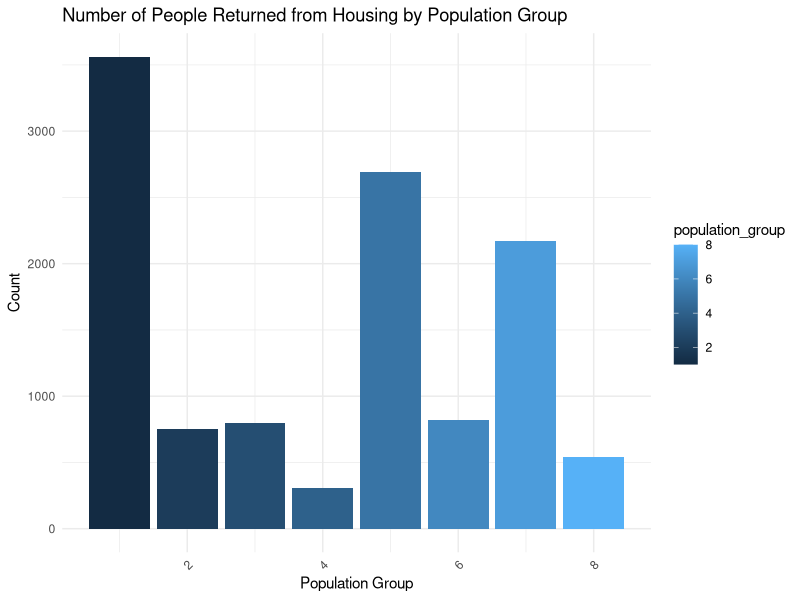
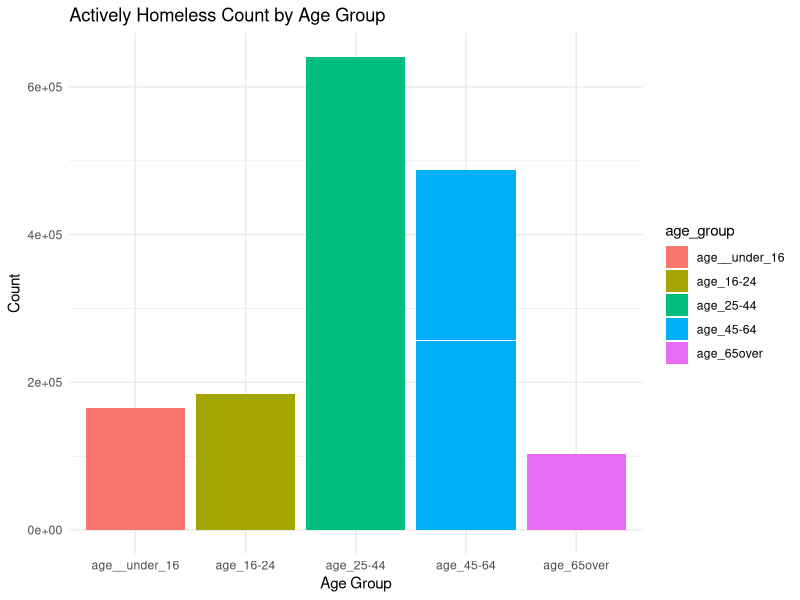
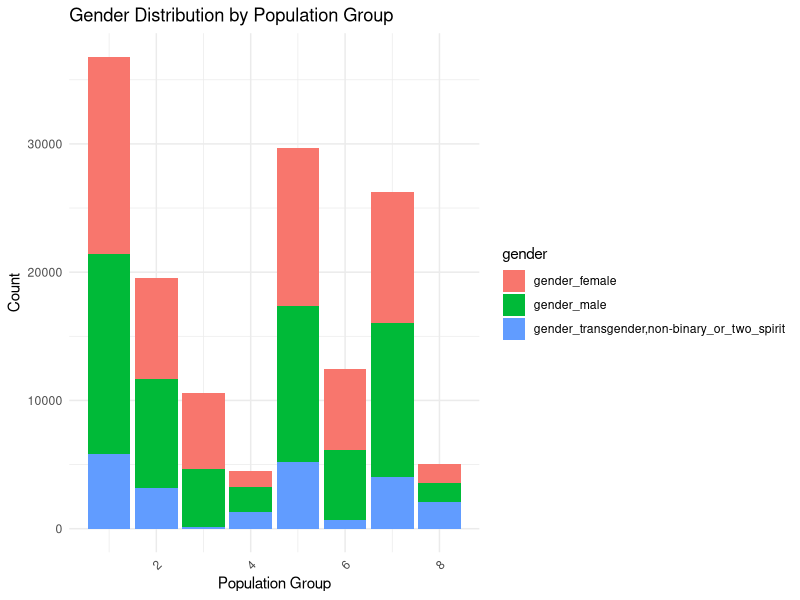
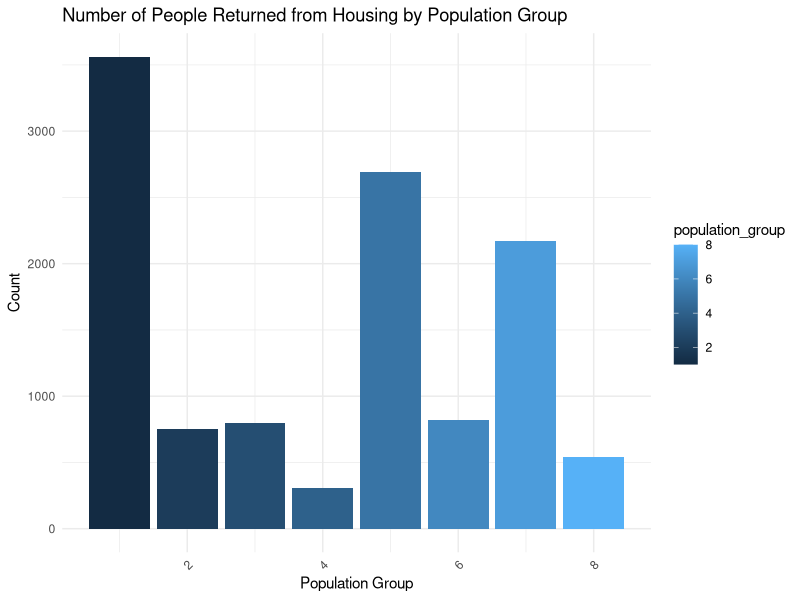
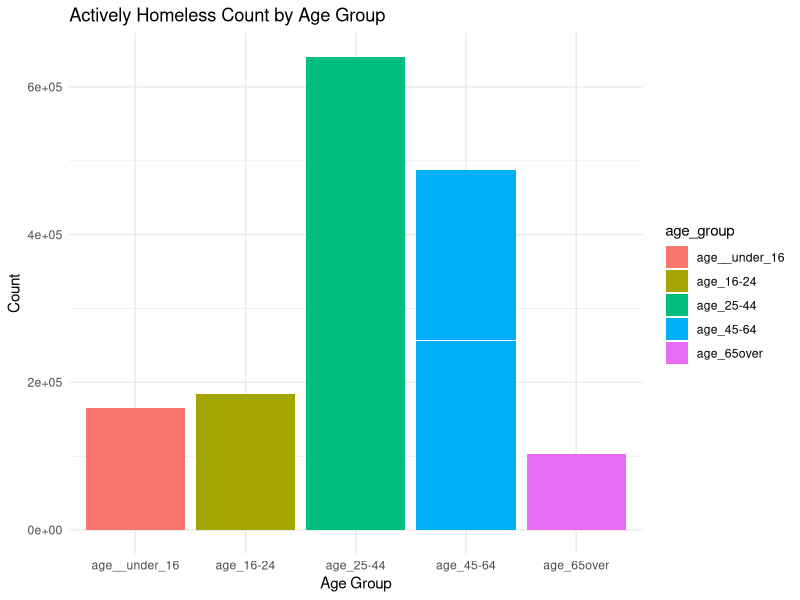
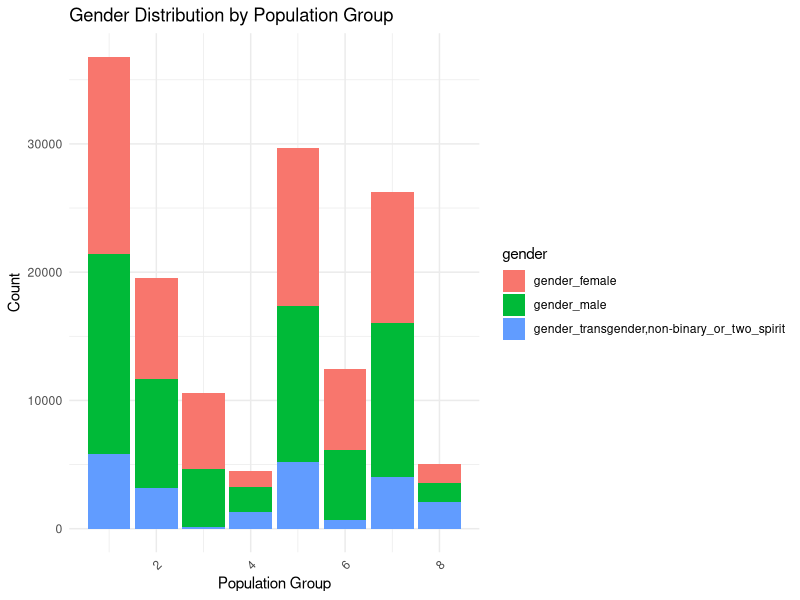

Source code (R) for these figures, in order:
#### Preamble ####
# Purpose: Explore the dataset by creating data visualizations.
# Author: Xuecheng Gao
# Date: 2 April 2023 
# Contact: xuecheng.gao@mail.utoronto.ca
# License: MIT
# Pre-requisites: none


#### Workspace setup ####
library(tidyverse)
library(ggplot2)
library(tidyr)
library(readr)
library(here)

### Read analysis data ###

cleaned_data <- read_csv("data/analysis_data/cleaned_data.csv")


ggplot(cleaned_data, aes(x = population_group, y = returned_from_housing, fill = population_group)) +
  geom_col() +
  labs(title = "Number of People Returned from Housing by Population Group",
       x = "Population Group", y = "Count") +
  theme_minimal() +
  theme(axis.text.x = element_text(angle = 45, hjust = 1))

# Save plot
ggsave("output/graph/People_Returned_from_Housing_by_Population_Group.png")

cleaned_data %>%
  gather(key = "age_group", value = "count", "age__under_16", "age_16-24", "age_25-44", "age_45-64", "age_65over") %>%
  ggplot(aes(x = age_group, y = count, fill = age_group)) +
  geom_col() +
  labs(title = "Actively Homeless Count by Age Group",
       x = "Age Group", y = "Count") +
  theme_minimal()
# Save plot
ggsave("output/graph/Actively_Homeless_Count_by_Age_Group.png")

cleaned_data %>%
  pivot_longer(cols = c(gender_male, gender_female, "gender_transgender,non-binary_or_two_spirit"),
               names_to = "gender", values_to = "count") %>%
  ggplot(aes(x = population_group, y = count, fill = gender)) +
  geom_bar(stat = "identity", position = "stack") +
  labs(title = "Gender Distribution by Population Group",
       x = "Population Group", y = "Count") +
  theme_minimal() +
  theme(axis.text.x = element_text(angle = 45, hjust = 1))

# Save plot
ggsave("output/graph/toronto_shelter_visualizations.png")





